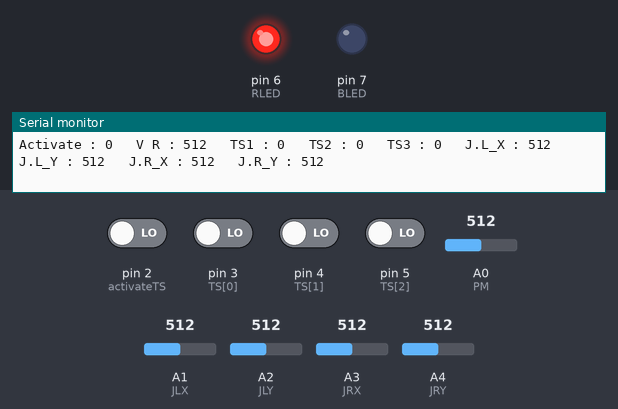
The sketch below on a simulated Arduino Nano, built with avr-gcc and run on an emulated ATmega328P. Shown: output pins drawn as LEDs (lit = HIGH), the last lines printed to the serial monitor. Inputs (shaded band) come from the test bench; at power-on: pin 2 (activateTS), pin 3 (TS[0]), pin 4 (TS[1]), pin 5 (TS[2]) LOW, A0 (PM) = 512, A1 (JLX) = 512, A2 (JLY) = 512, A3 (JRX) = 512, A4 (JRY) = 512. No radio packets arrive unless stated.

Above: at 2.0 s.
2.1 s: pin 2 (activateTS) driven HIGH
At 2.6 s:
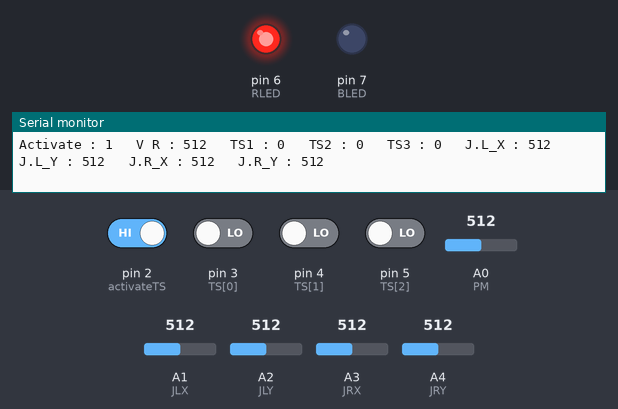
3.6 s: pin 3 (TS[0]) driven HIGH
At 4.0 s:
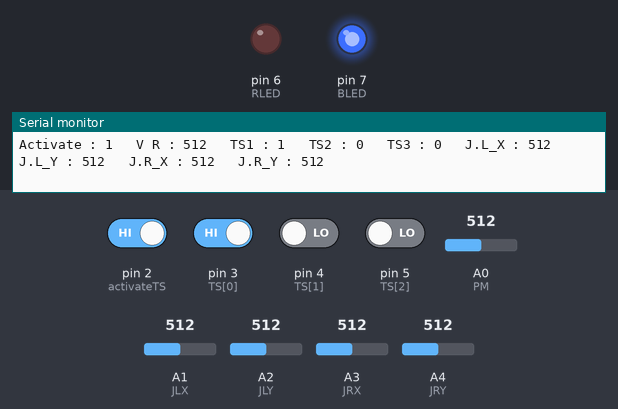
5.1 s: pin 2 (activateTS) driven LOW
At 5.39 s:
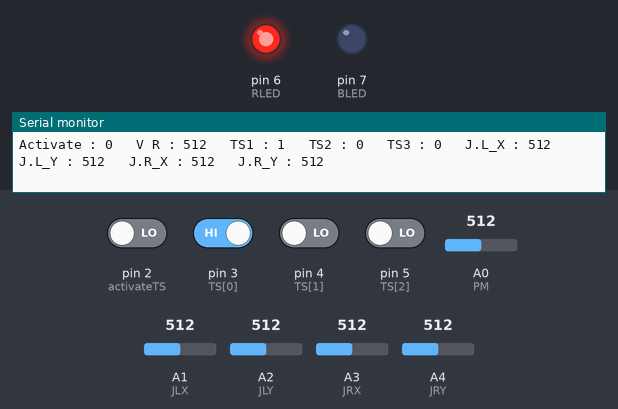
8.1 s: pin 2 (activateTS) driven HIGH and pin 4 (TS[1]) driven HIGH
At 9.6 s:
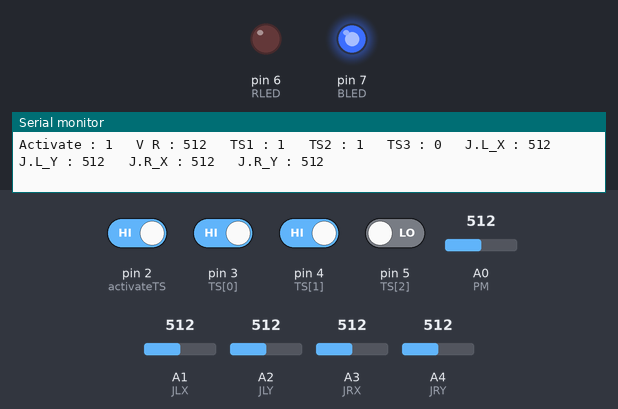
11.1 s: A0 (PM) set to 111
14.1 s: A0 (PM) set to 95
Timing chart, 0 to 17.1 s (numbered marks = the images above; inputs shaded):
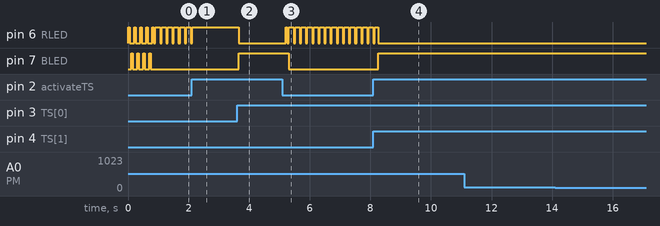

The sketch:

Transmetter_Code.ino
```cpp
/*............Read Me......................................................................................................................................................................

                                                                          ___TRANSMETTER____
                                                            for Multicopters, aircraft, and all type of RC Vehicles.
                                                            Main Processer : Arduino NANO.
                                                            nRF24L01+ 2.4GHz Transceiver ( Worldwide 2.4GHz ISM Band ).
                                                            working Voltage : 5V to 9V.
            Left Joystick  :-
              X value   : JL_x , {AnalogPin 1 - JLX}
              Y value   : JL_y , {AnalogPin 2 - JLY}
              PushButton   : leftPushB [ Default : OFF (0) ] , {DigitalPin 8 - JLS}

            Right Joystick  :-
              X value   : JR_x , {AnalogPin 3 - JRX}
              Y value   : JR_y  ,{AnalogPin 4 - JRY}
              PushButton   : rightPushB[ Default : OFF (0) ] , {DigitalPin 21 - JRS}

            Toggle Switches (Clockwise. Starting at next to the processer):-
              Toggle switch 1  : tSwitch_1 , Default status : OFF - (0) , ON - (1) , {DigitalPin 2 - TS1}
              Toggle switch 2  : tSwitch_2 , Default status : OFF - (0) , ON - (1) , {DigitalPin 3 - TS2}
              Toggle switch 3  : tSwitch_3 , Default status : OFF - (0) , ON - (1) , {DigitalPin 4 - TS3}
              Toggle switch 4  : tSwitch_4 , Default status : OFF - (0) , ON - (1) , {DigitalPin 5 - TS4}

            protenciamitter(VR) : vR , Resister value : 0 Ohm to 550 Ohm , Default maping Range  : 1000 to 2000 {AnalogPin 0 - PM}

            LED Indicaters  :-
               RED LED  : redLed , {DigitalPin 6 - RLED}
               BLUE LED : blueLed , {DigitalPin 7 - BLED}

            nRF24L01+ Pinout :-
               CE  : DigitalPin 9 - cePin
               CES : DigitalPin 10 - cesPin


                                                                         Hardware And Software by,
                                                                           JANITH MADARASINGHE.
  ........................................................................................................................................................................................
*/

#include <SPI.h>
#include<RF24.h>

int JLX = A1;
int JLY = A2;
int JRX = A3;
int JRY = A4;
int TS[] = {3, 4, 5};
int activateTS = 2;
int PM = A0;
int RLED = 6;
int BLED = 7;

int JL_x;
int JL_y;
int JR_x;
int JR_y;
int tSwitch[] = {0, 0, 0};
int activateSwitch;
int vR;
int redLed;
int blueLed;

RF24 radio (9, 10);
byte address[][6] = {"ADR00001"};
int data[8];

void setup() {

  Serial.begin(9600);
  radio.begin();
  radio.setChannel(124);
  radio.openWritingPipe(address[0]);
  radio.stopListening();
  radio.setDataRate(RF24_250KBPS);
  radio.setPALevel(RF24_PA_MAX);

  pinMode(RLED, OUTPUT);
  pinMode(BLED, OUTPUT);

  for (int i = 2; i < 6; i ++) {
    pinMode(i, INPUT);
  }

  startingLight();

}

void loop() {

  activateSwitch = digitalRead(activateTS);

  for (int i = 0; i < 3; i++) {
    tSwitch[i] = digitalRead(TS[i]);
  }

  vR = analogRead(PM);
  if (vR > 550) {
    vR = 550;
  } else if (vR < 0) {
    vR = 0;
  }

  JL_x = analogRead(JLX);
  JL_y = analogRead(JLY);

  JR_x = analogRead(JRX);
  JR_y = analogRead(JRY);

  for (int i = 0; i < 3; i++) {
    data[i] = tSwitch[i];
  }

  data[3] = vR;
  data[4] = JL_x;
  data[5] = JL_y;
  data[6] = JR_x;
  data[7] = JR_y;


  if (activateSwitch == 1) {
    radio.write(&data, sizeof(data));
  } else {
    digitalWrite(RLED, HIGH);
    delay(50);
    digitalWrite(RLED, LOW);
    delay(50);
  }

  ConectionLight();
  printing();

  delay(50);
}

void startingLight() {

  boolean Red = true;

  for (int i = 1; i <= 8 ; i++) {
    if (Red) {
      digitalWrite(RLED, HIGH);
      delay(50);
      digitalWrite(RLED, LOW);
      delay(50);
    }
    else {
      digitalWrite(BLED, HIGH);
      delay(50);
      digitalWrite(BLED, LOW);
      delay(50);
    }
    Red = !Red;
  }
}

void ConectionLight() {

  if (activateSwitch == 1 && tSwitch[0] == 1) {
    digitalWrite(BLED, HIGH);
    digitalWrite(RLED, LOW);
  }
  else {
    digitalWrite(RLED, HIGH);
    digitalWrite(BLED, LOW);
  }
}

void printing() {
  Serial.print("Activate :"); Serial.print(" "); Serial.print(activateSwitch); Serial.print("   ");
  Serial.print("V R :"); Serial.print(" "); Serial.print(vR); Serial.print("   ");
  Serial.print("TS1 :"); Serial.print(" "); Serial.print(tSwitch[0]); Serial.print("   ");
  Serial.print("TS2 :"); Serial.print(" "); Serial.print(tSwitch[1]); Serial.print("   ");
  Serial.print("TS3 :"); Serial.print(" "); Serial.print(tSwitch[2]); Serial.print("   ");
  Serial.print("J.L_X :"); Serial.print(" "); Serial.print(JL_x); Serial.print("   ");
  Serial.print("J.L_Y :"); Serial.print(" "); Serial.print(JL_y); Serial.print("   ");
  Serial.print("J.R_X :"); Serial.print(" "); Serial.print(JR_x); Serial.print("   ");
  Serial.print("J.R_Y :"); Serial.print(" "); Serial.print(JR_y); Serial.println("   ");


}
```

Measured:
- after the input at 2.1 s, pin 6 (RLED): goes on until 2.1 s, then stays HIGH
- after the input at 3.6 s, pin 6 (RLED): HIGH → LOW after 0.06 s; pin 7 (BLED): LOW → HIGH after 0.06 s
- after the input at 5.1 s, pin 6 (RLED): LOW → HIGH after 0.11 s, then repeats every 0.20 s: LOW 0.05 s, HIGH 0.15 s; pin 7 (BLED): HIGH → LOW after 0.21 s
- after the input at 8.1 s, pin 7 (BLED): LOW → HIGH after 0.16 s
